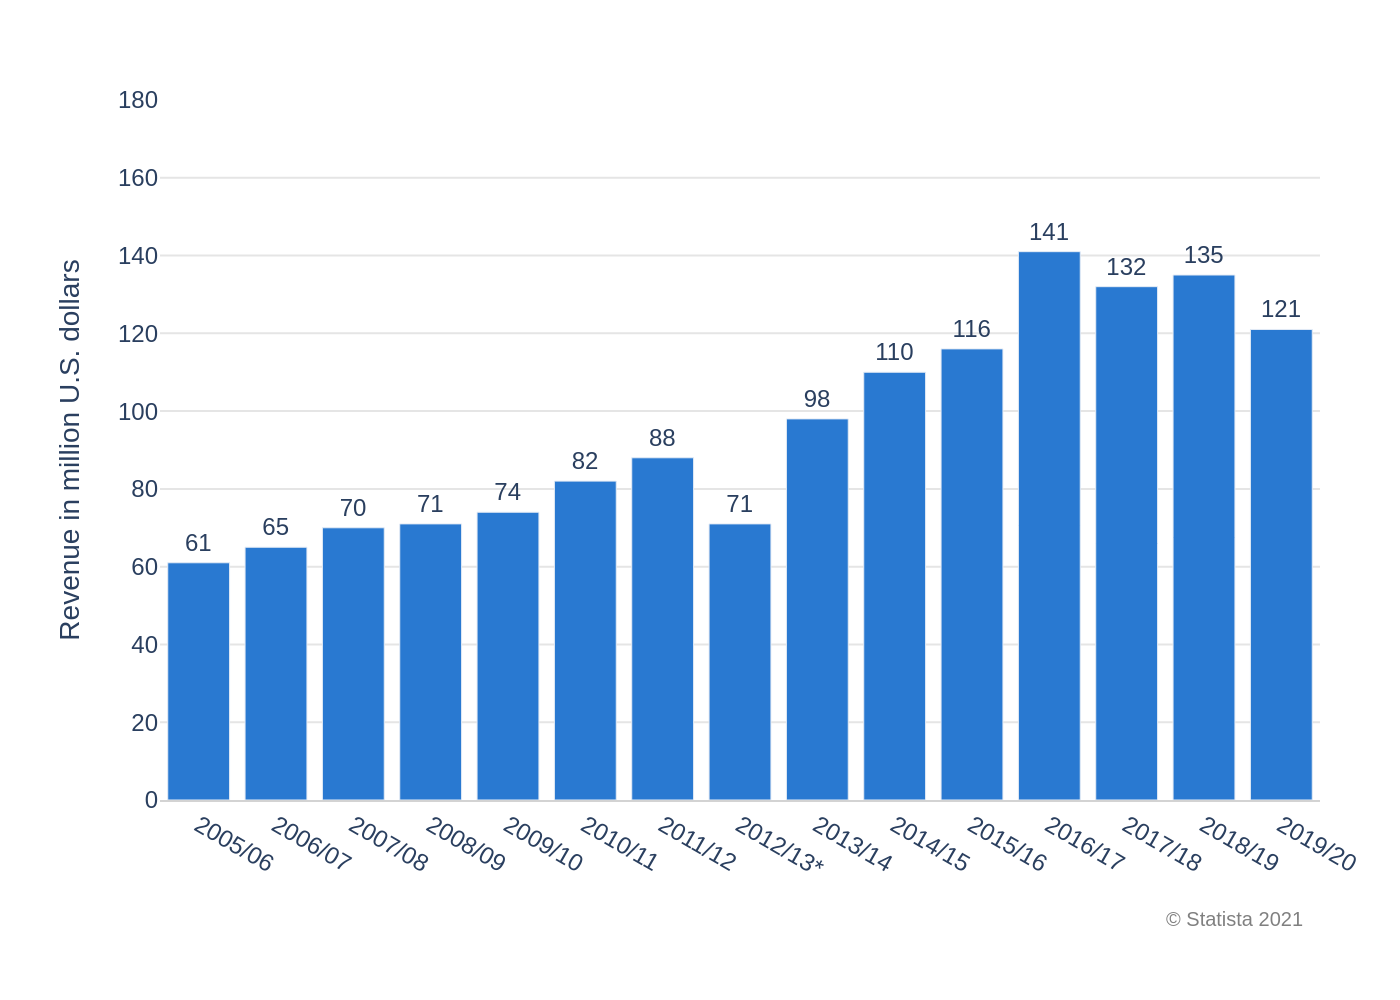

Write Python code to recreate this figure.
import sys
import json
import os
import plotly.graph_objects as go

# Check for command-line argument
if len(sys.argv) != 2:
    print(f"Usage: python {sys.argv[0]} <path_to_json_file>")
    sys.exit(1)

json_path = sys.argv[1]

# Check if the JSON file exists
if not os.path.exists(json_path):
    print(f"Error: File not found at {json_path}")
    sys.exit(1)

# Read data from the JSON file
try:
    with open(json_path, 'r', encoding='utf-8') as f:
        chart_info = json.load(f)
except json.JSONDecodeError:
    print(f"Error: Invalid JSON format in {json_path}")
    sys.exit(1)

# Extract data and texts
chart_data = chart_info.get('chart_data', [])
texts = chart_info.get('texts', {})
colors = chart_info.get('colors', [])

# Prepare data for Plotly
x_values = [d['x'] for d in chart_data]
y_values = [d['y'] for d in chart_data]

# Create the figure
fig = go.Figure()

# Add the bar trace
fig.add_trace(go.Bar(
    x=x_values,
    y=y_values,
    marker_color=colors[0] if colors else None,
    text=y_values,
    textposition='outside',
    cliponaxis=False # Ensures text labels are not clipped by the plot area
))

# Combine title and subtitle
title_text = texts.get('title') or ''
subtitle_text = texts.get('subtitle') or ''
if title_text and subtitle_text:
    full_title = f"{title_text}<br><sub>{subtitle_text}</sub>"
elif title_text:
    full_title = title_text
else:
    full_title = None

# Combine source and note for annotation
source_text = texts.get('source') or ''
note_text = texts.get('note') or ''
if source_text and note_text:
    full_source = f"{source_text}<br>{note_text}"
else:
    full_source = source_text or note_text

# Update layout
fig.update_layout(
    title=dict(
        text=full_title,
        x=0.05,
        xanchor='left'
    ),
    xaxis=dict(
        title_text=texts.get('x_axis_title'),
        type='category',
        showgrid=False,
        showline=True,
        linecolor='lightgrey'
    ),
    yaxis=dict(
        title_text=texts.get('y_axis_title'),
        range=[0, 180],
        showgrid=True,
        gridcolor='#E5E5E5',
        zeroline=False
    ),
    font=dict(
        family="Arial",
        size=12
    ),
    plot_bgcolor='white',
    showlegend=False,
    margin=dict(l=80, r=40, t=50, b=100),
    annotations=[
        dict(
            text=full_source,
            showarrow=False,
            xref='paper',
            yref='paper',
            x=0.99,
            y=-0.15,
            xanchor='right',
            yanchor='top',
            align='right',
            font=dict(size=10, color='grey')
        )
    ]
)

fig.update_traces(textfont_size=12)

# Define output filename and save the image
base_filename = os.path.splitext(json_path)[0]
output_filename = f"{base_filename}.png"

try:
    fig.write_image(output_filename, scale=2)
    print(f"Chart successfully generated and saved to {output_filename}")
except Exception as e:
    print(f"Error saving image: {e}")
    sys.exit(1)
